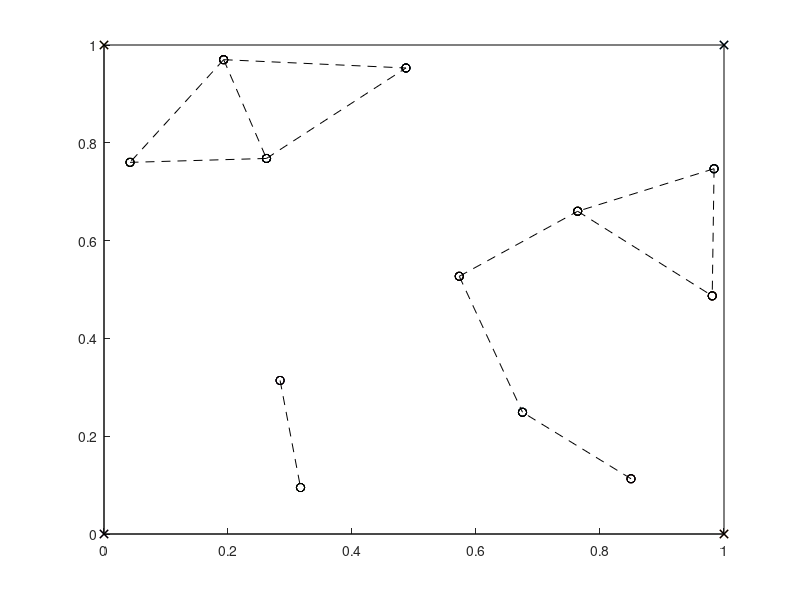

This chart was generated by the following MATLAB code:
clear;
%load 'Graph_250869629.txt'
%%ADD TWO node 
%Graph_250869629(26,1)=0.7115
%Graph_250869629(26,2)=0.2085
%Graph_250869629(27,1)=0.23
%Graph_250869629(27,2)=0.4405
node = [0.317 0.095;0.675 0.249;0.85 0.113;0.487 0.953;0.981 0.487;0.764 0.66;0.284 0.314;0.042 0.76;0.262 0.768;0.193 0.97;0.984 0.747;0.573 0.527]; 

numNodes = 12; 
CommR = 0.3;
SensR= 0.3; 
for i=1:numNodes 
%    node(i,1)=Graph_250869629(i,1)
%    x(i)= Graph_250869629(i,1)
    x(i)= node(i,1)
%    node(i,2)=Graph_250869629(i,2)
    y(i)=node(i,2)
end

figure()
hold on
    scatter(1,1,'x')
    scatter(1,0,'x')
    scatter(0,1,'x')
    scatter(0,0,'x')
    plot([1 0],[1 1],'k-x')
    plot([0 1],[0 0],'k-x')
    plot([1 1],[0 1],'k-x')
    plot([0 0],[1 0],'k-x')
for i=1:numNodes 
    scatter(node(i,1),node(i,2),'o')
end
for y=1:numNodes
    for j=1:numNodes
        Distance(y,j)=sqrt((node(y,1)-node(j,1))^2+(node(y,2)-node(j,2))^2)
    end
end 
c=0
test = 0
k=zeros([numNodes 1])
for i=1:numNodes
    c=c+1
    for y=1:c
        if Distance(i,y)<=CommR
            plot([node(i,1) node(y,1)],[node(i,2) node(y,2)],'k--o')
            k(i)=k(i)+1
        end
    end 
end 
